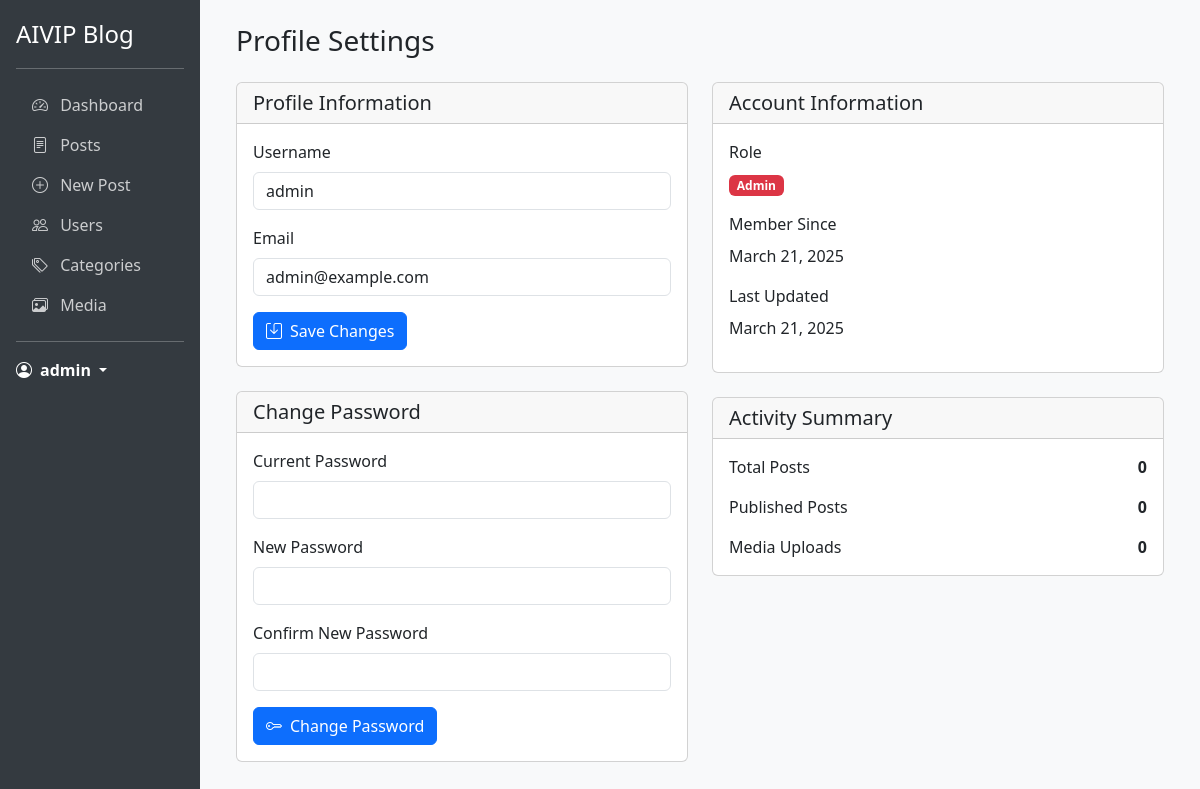
/admin/index.php?page=profile (signed in), run on the app's committed database.
### tables this page shows
CREATE TABLE IF NOT EXISTS users (
    id INT PRIMARY KEY AUTO_INCREMENT,
    username VARCHAR(50) NOT NULL UNIQUE,
    email VARCHAR(100) NOT NULL UNIQUE,
    password VARCHAR(255) NOT NULL,
    first_name VARCHAR(50) NOT NULL,
    last_name VARCHAR(50) NOT NULL,
    role ENUM('admin', 'author') NOT NULL DEFAULT 'author',
    status ENUM('active', 'inactive') NOT NULL DEFAULT 'active',
    last_login DATETIME,
    created_at DATETIME NOT NULL DEFAULT CURRENT_TIMESTAMP,
    updated_at DATETIME NOT NULL DEFAULT CURRENT_TIMESTAMP ON UPDATE CURRENT_TIMESTAMP,
    INDEX idx_username (username),
    INDEX idx_email (email),
    INDEX idx_role (role),
    INDEX idx_status (status)
);

### admin/pages/profile.php (the view, shortened to what this page needs)
<?php
$db = new Database();
$conn = $db->getConnection();
$stmt = $conn->prepare("SELECT * FROM users WHERE id = ?");
$stmt->bind_param("i", $_SESSION['user_id']);
$stmt->execute();
$user = $stmt->get_result()->fetch_assoc();
?>
<div class="container-fluid">
    <h1 class="h3 mb-4">Profile Settings</h1>
    <div class="row">
        <div class="col-md-6">
            <div class="card mb-4">
                <div class="card-header">
                    <h5 class="card-title mb-0">Profile Information</h5>
                </div>
                <div class="card-body">
                    <form id="profile-form">
                        <div class="mb-3">
                            <label for="username" class="form-label">Username</label>
                            <input type="text" class="form-control" id="username" name="username"
                                   value="<?php echo htmlspecialchars($user['username']); ?>" required>
                        </div>
                        <div class="mb-3">
                            <label for="email" class="form-label">Email</label>
                            <input type="email" class="form-control" id="email" name="email"
                                   value="<?php echo htmlspecialchars($user['email']); ?>" required>
                        </div>
                        <button type="submit" class="btn btn-primary">
                            <i class="bi bi-save me-2"></i>Save Changes
                        </button>
                    </form>
                </div>
            </div>
            <div class="card">
                <div class="card-header">
                    <h5 class="card-title mb-0">Change Password</h5>
                </div>
                <div class="card-body">
                    <form id="password-form">
                        <div class="mb-3">
                            <label for="current_password" class="form-label">Current Password</label>
                            <input type="password" class="form-control" id="current_password" name="current_password" required>
                        </div>
                        <div class="mb-3">
                            <label for="new_password" class="form-label">New Password</label>
                            <input type="password" class="form-control" id="new_password" name="new_password" required>
                        </div>
                        <div class="mb-3">
                            <label for="confirm_password" class="form-label">Confirm New Password</label>
                            <input type="password" class="form-control" id="confirm_password" name="confirm_password" required>
                        </div>
                        <button type="submit" class="btn btn-primary">
                            <i class="bi bi-key me-2"></i>Change Password
                        </button>
                    </form>
                </div>
            </div>
        </div>
        <div class="col-md-6">
            <div class="card mb-4">
                <div class="card-header">
                    <h5 class="card-title mb-0">Account Information</h5>
                </div>
                <div class="card-body">
                    <div class="mb-3">
                        <label class="form-label">Role</label>
                        <div>
                            <span class="badge bg-<?php echo $user['role'] === 'admin' ? 'danger' : 'primary'; ?>">
                                <?php echo ucfirst($user['role']); ?>
                            </span>
                        </div>
                    </div>
                    <div class="mb-3">
                        <label class="form-label">Member Since</label>
                        <div>
                            <?php echo date('F j, Y', strtotime($user['created_at'])); ?>
                        </div>
                    </div>
                    <div class="mb-3">
                        <label class="form-label">Last Updated</label>
                        <div>
                            <?php echo date('F j, Y', strtotime($user['updated_at'])); ?>
                        </div>
                    </div>
                </div>
            </div>
            <?php
            $db = new Database();
            $conn = $db->getConnection();
            $statsStmt = $conn->prepare("SELECT
                (SELECT COUNT(*) FROM posts WHERE author_id = ?) as total_posts,
                (SELECT COUNT(*) FROM posts WHERE author_id = ? AND status = 'published') as published_posts,
                (SELECT COUNT(*) FROM media WHERE uploaded_by = ?) as total_media");
            $statsStmt->bind_param("iii", $_SESSION['user_id'], $_SESSION['user_id'], $_SESSION['user_id']);
            $statsStmt->execute();
            $stats = $statsStmt->get_result()->fetch_assoc();
            ?>
            <div class="card">
                <div class="card-header">
                    <h5 class="card-title mb-0">Activity Summary</h5>
                </div>
                <div class="card-body">
                    <div class="d-flex justify-content-between mb-3">
                        <div>Total Posts</div>
                        <div class="fw-bold"><?php echo $stats['total_posts']; ?></div>
                    </div>
                    <div class="d-flex justify-content-between mb-3">
                        <div>Published Posts</div>
                        <div class="fw-bold"><?php echo $stats['published_posts']; ?></div>
                    </div>
                    <div class="d-flex justify-content-between">
                        <div>Media Uploads</div>
                        <div class="fw-bold"><?php echo $stats['total_media']; ?></div>
                    </div>
                </div>
            </div>
        </div>
    </div>
</div>

### data on the page
users: username "admin", email "admin@example.com", role "Admin", created_at "March 21, 2025", updated_at "March 21, 2025"

### other printed values
$_SESSION['username'] "admin"
$stats['total_posts'] "0"
$stats['published_posts'] "0"
$stats['total_media'] "0"
